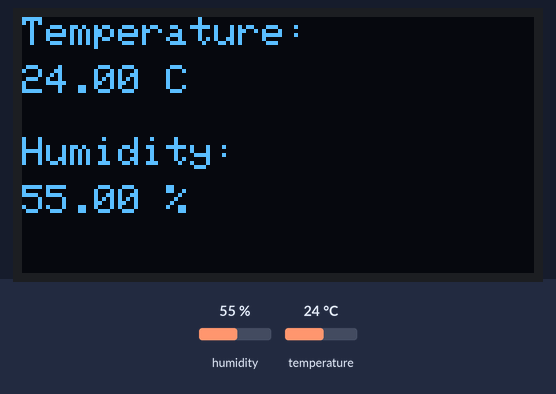
Recording of a sketch running on a simulated Arduino Uno, built with avr-gcc and run on an emulated ATmega328P. On the bench: 128×64 one-colour display. The test bench sets the inputs (shaded band); at power-on: humidity 55 %, temperature 24 °C. What the sketch prints to the serial monitor is not drawn.

Above: at 2.7 s.
2.8 s: humidity set to 22 %
At 5.3 s:
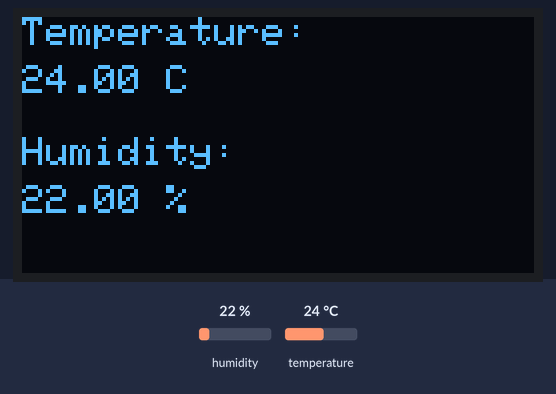
5.8 s: temperature set to 12 °C
At 7.6 s:
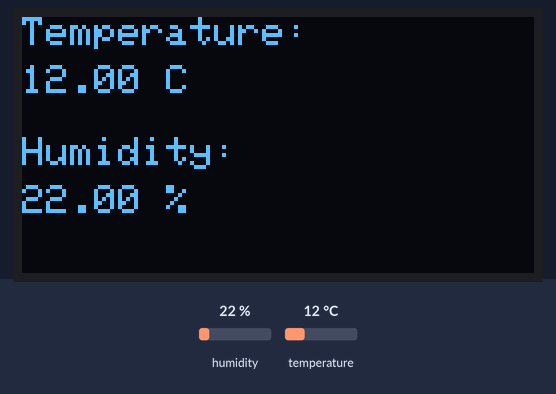
8.8 s: humidity set to 40 %
At 11.2 s:
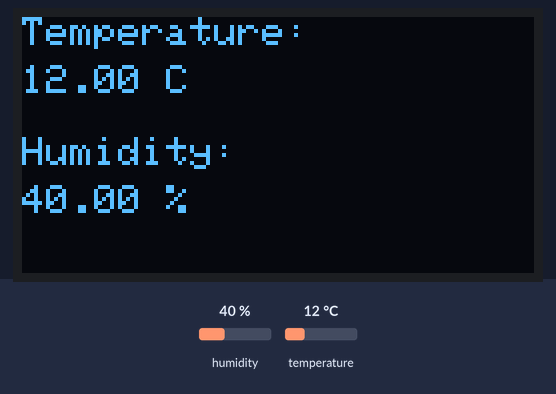
11.8 s: temperature set to 19 °C
Timing chart, 0 to 14.8 s (numbered marks = the images above; inputs shaded):
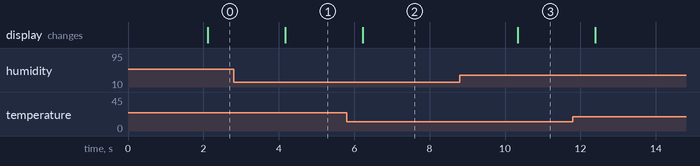

Measured:
- after the input at 2.8 s, the display: changes after 1.4 s (image 1)
- after the input at 5.8 s, the display: changes after 0.43 s (image 2)
- after the input at 8.8 s, the display: changes after 1.5 s (image 3)

The sketch:

oled_screen_only.ino
```cpp
#include <Wire.h>
#include <Adafruit_GFX.h>
#include <Adafruit_SSD1306.h>
#include "DHT.h"

#define SCREEN_WIDTH 128
#define SCREEN_HEIGHT 64

#define OLED_RESET -1
#define SCREEN_ADDRESS 0x3C

#define DHTPIN 7
#define DHTTYPE DHT11

DHT dht(DHTPIN, DHTTYPE);

Adafruit_SSD1306 display(SCREEN_WIDTH, SCREEN_HEIGHT, &Wire, OLED_RESET);

void setup() {
  Serial.begin(9600);

  dht.begin();
  Wire.begin();   // A4=SDA, A5=SCL on Arduino Uno

  if (!display.begin(SSD1306_SWITCHCAPVCC, SCREEN_ADDRESS)) {
    Serial.println("SSD1306 allocation failed");
    while (1);
  }

  display.clearDisplay();

  display.setTextSize(2);
  display.setTextColor(WHITE);
  display.setCursor(0, 20);
  display.println("Hello!");

  display.display();
}

void loop() {
  delay(2000);

  float h = dht.readHumidity();
  float t = dht.readTemperature();

  if (isnan(h) || isnan(t)) {
    Serial.println("Failed to read from DHT sensor!");
    return;
  }

  float hic = dht.computeHeatIndex(t, h, false);

  // Serial Monitor
  Serial.print("Humidity: ");
  Serial.print(h);
  Serial.print("%  Temp: ");
  Serial.print(t);
  Serial.print(" C  Heat Index: ");
  Serial.println(hic);

  // OLED
  display.clearDisplay();

  display.setTextSize(1);
  display.setTextColor(WHITE);

  display.setCursor(0, 0);
  display.print("Temperature:");
  display.setCursor(0, 12);
  display.print(t);
  display.print(" C");

  display.setCursor(0, 30);
  display.print("Humidity:");
  display.setCursor(0, 42);
  display.print(h);
  display.print(" %");

  display.display();
}
```
